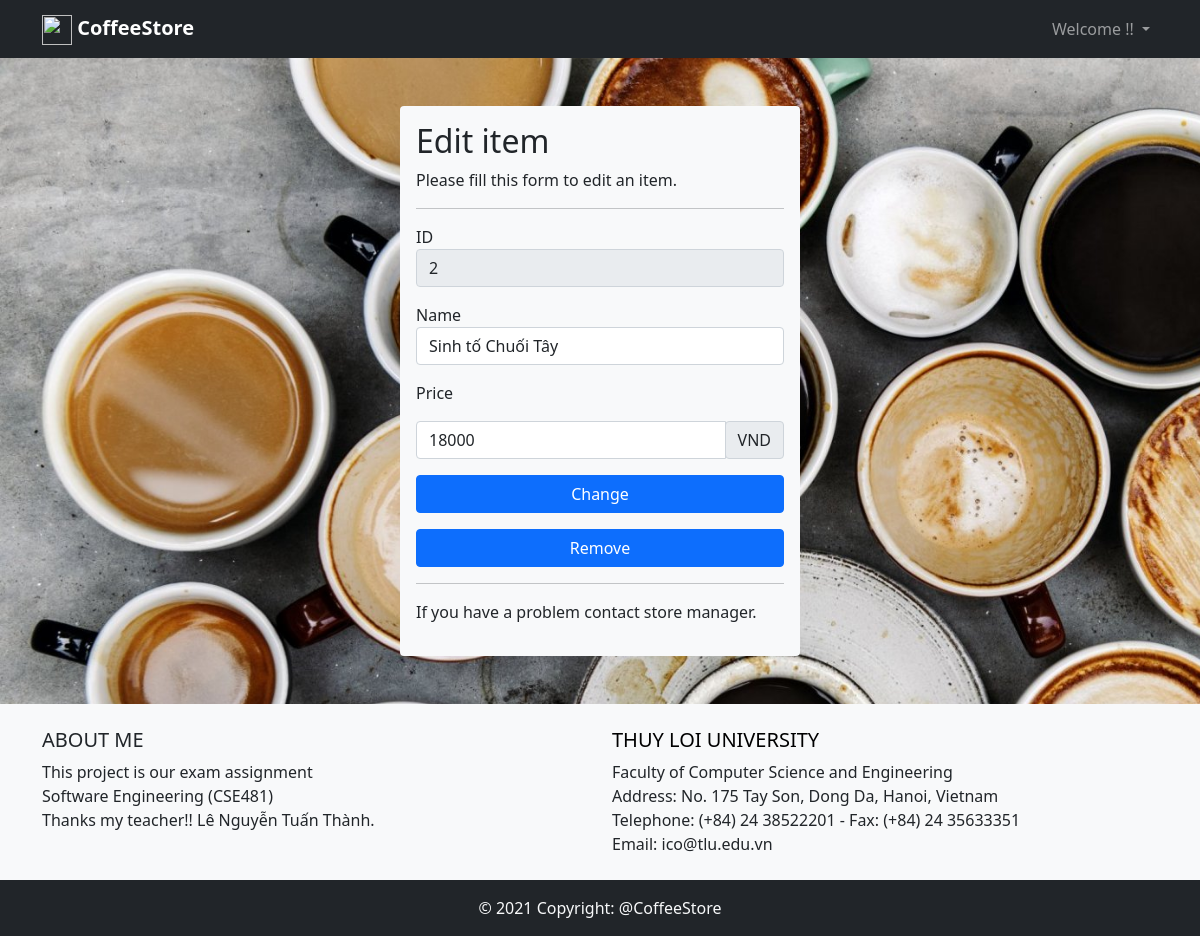
/views/edit-item.php?ID=2 (signed in), run on an earlier commit of the app's database.
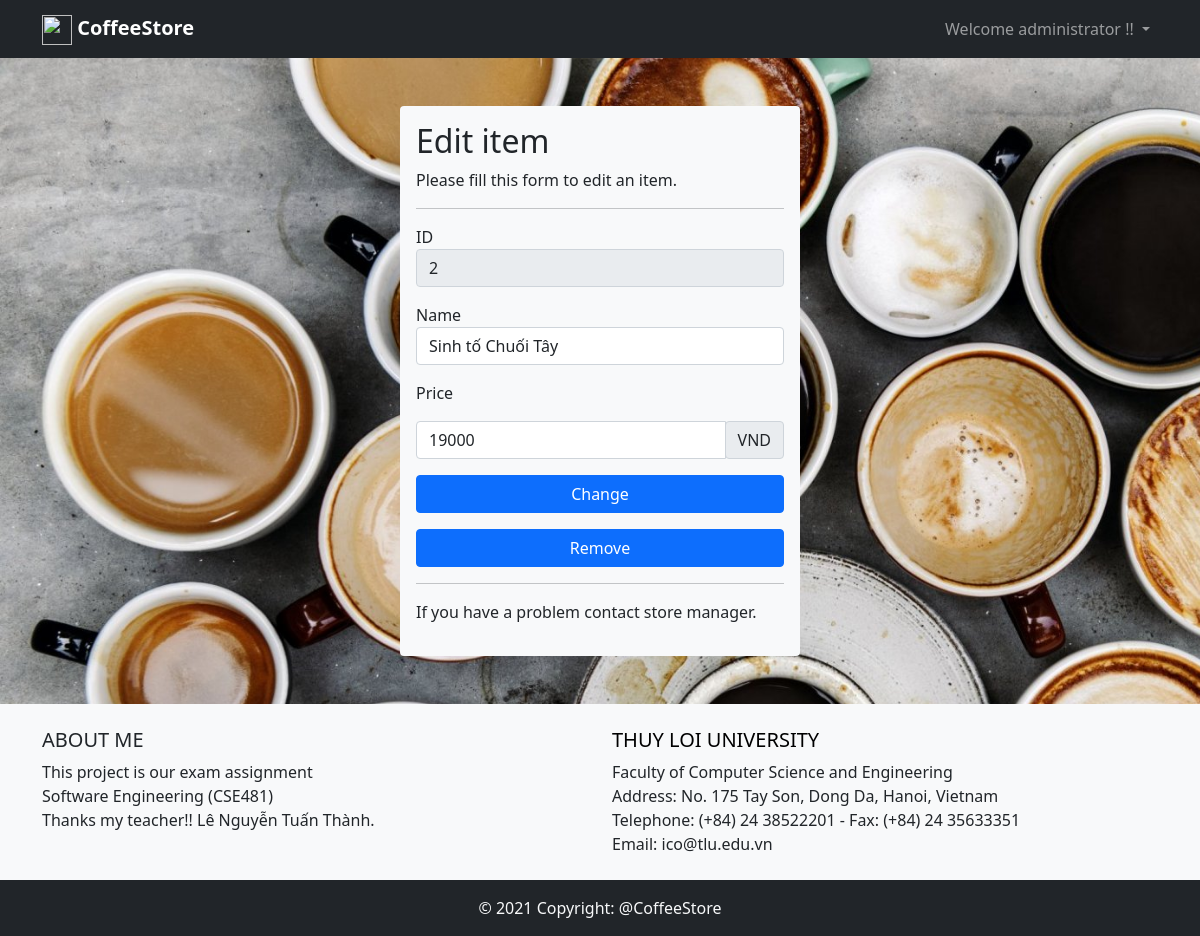
And on a later commit of the database.
### tables this page shows
CREATE TABLE `menu` (
  `item_id` int(11) UNSIGNED NOT NULL,
  `name` varchar(200) NOT NULL,
  `price` bigint(20) UNSIGNED NOT NULL,
  `status` tinyint(2) UNSIGNED NOT NULL DEFAULT 1
);

CREATE TABLE `employees` (
  `empl_id` int(11) UNSIGNED NOT NULL,
  `fullname` varchar(32) NOT NULL,
  `gender` enum('male','female') NOT NULL,
  `phoneNumber` int(10) UNSIGNED DEFAULT NULL,
  `address` varchar(200) DEFAULT NULL,
  `wages` bigint(20) UNSIGNED DEFAULT NULL,
  `status` tinyint(2) UNSIGNED NOT NULL DEFAULT 1,
  `user_id` int(11) UNSIGNED NOT NULL
);

### controlers/database.php (called while the page is built, shortened)
<?php
class Database
{
    private $severname = 'localhost';
    private $username = 'root';
    private $password = '';
    private $database = 'coffeestore';
    function __construct()
    {
        $this->conn = mysqli_connect($this->severname, $this->username, $this->password, $this->database);
    }
}

### controlers/item.php (called while the page is built, shortened)
<?php
class Ctrl_Item{
    public static function Get( $itemId )
    {
        $db = new Database();
        $sql = "SELECT * FROM `menu` WHERE `item_id` = $itemId;";
        $query = mysqli_query($db->conn, $sql);
        if ($query) {
            $result = mysqli_fetch_row($query);
            return $result;
        } else {
            return $db->conn->error." $sql";
        }
    }
}

### controlers/edit-item.php (called while the page is built, shortened)
<?php
include_once('../controlers/item.php');
if (isset($_POST['Edit'])) {
    $itemid = $_POST['ID'];
    $name = trim($_POST['name-input']);
    $price = $_POST['price-input'];
    $result = Ctrl_Item::Edit($itemid, $name, $price);
    if ($result == '0') header("location: ../views/manage-menu.php");
    else echo $result;
} else if (isset($_POST['Del'])) {
    $id = $_POST['id-input'];
    Ctrl_Item::Remove($id);
    header("location: ../views/manage-menu.php");
} else if (isset($_GET['ID'])) {
    $item = Ctrl_Item::Get($_GET['ID']);
} else {
    header("location: ../views/manage-menu.php");
}
?>

### views/edit-item.php (the view, shortened to what this page needs)
<?php
include('../controlers/edit-item.php');
?>
<!DOCTYPE html>
<html lang="en">
<head>
    <link href="https://cdn.jsdelivr.net/npm/bootstrap@5.0.0-beta1/dist/css/bootstrap.min.css" rel="stylesheet">
    <link rel="stylesheet" href="../css/style.css">
</head>
<body>
    <?php include('nav-bar.php'); ?>
    <div class="bg-light rounded mx-auto my-5 p-3" style="width: 400px;">
        <h2>Edit item</h2>
        <p>Please fill this form to edit an item.</p>
        <hr>
        <form method="POST" action="edit-item.php">
            <div class="my-3">
                <label for="ID">ID</label>
                <input type="text" class="form-control" name="ID" value="<?php echo $item[0]; ?>" readonly>
            </div>
            <div class="my-3">
                <label for="name-input">Name</label>
                <input type="text" class="form-control" name="name-input" placeholder="Enter name" minlength="3" maxlength="200" value="<?php echo $item[1]; ?>" required>
            </div>
            <label for="price-input">Price</label>
            <div class="input-group my-3">
                <input type="number" class="form-control" name="price-input" placeholder="Enter price" min="1000" max="99999999999999999999" step="1000" value="<?php echo $item[2]; ?>" required>
                <div class="input-group-append">
                    <span class="input-group-text">VND</span>
                </div>
            </div>
            <div class="d-grid gap-2 my-3">
                <button type="button" class="btn btn-primary" data-bs-toggle="modal" data-bs-target="#confirmModalChange">Change</button>
            </div>
            <div class="d-grid gap-2 my-3">
                <button type="button" class="btn btn-primary" data-bs-toggle="modal" data-bs-target="#confirmModalRemove">Remove</button>
            </div>
            <hr>
            <p>If you have a problem contact store manager.</p>
        </form>
    </div>
    <?php include("footer.php"); ?>
</body>
</html>

### views/nav-bar.php (shortened to what this page needs)
<nav class="navbar navbar-expand-lg navbar-dark bg-dark">
    <div class="container">
        <a class="navbar-brand" href="/CoffeeStore/index.php"><img src="/CoffeeStore/img/iconlogo.png" width="30" height="30" alt=""> <strong>CoffeeStore</strong></a>
        <div class="collapse navbar-collapse" id="navbarSupportedContent">
            <ul class="nav navbar-nav ms-auto">
                <?php
                if (!isset($_SESSION['logined'])) { ?>
                    <li class='nav-item'>
                        <a class='nav-link' href="/CoffeeStore/views/login.php">Sign In</a>
                    </li>
                <?php } else {
                    $db = new Database();
                    $result = mysqli_query($db->conn, "SELECT `employees`.`fullname`, `accounts`.`permisson` FROM `accounts` INNER JOIN `employees` ON `accounts`.`user_id` = `employees`.`user_id` WHERE `accounts`.`user_id` = " . $_SESSION['logined']);
                    $logined = mysqli_fetch_row($result);
                ?>
                    <li class="nav-item dropdown">
                        <a class="nav-link dropdown-toggle" href="#" id="navbarDropdown" role="button" data-bs-toggle="dropdown" aria-expanded="false">
                            Welcome <?php echo $logined[0]; ?> !!
                        </a>
                    </li>
                <?php } ?>
            </ul>
        </div>
    </div>
</nav>

What changed in the data, as far as the page shows it:
added employees: fullname "administrator"
changed menu "Sinh tố Chuối Tây": price-input "18000" → "19000"
